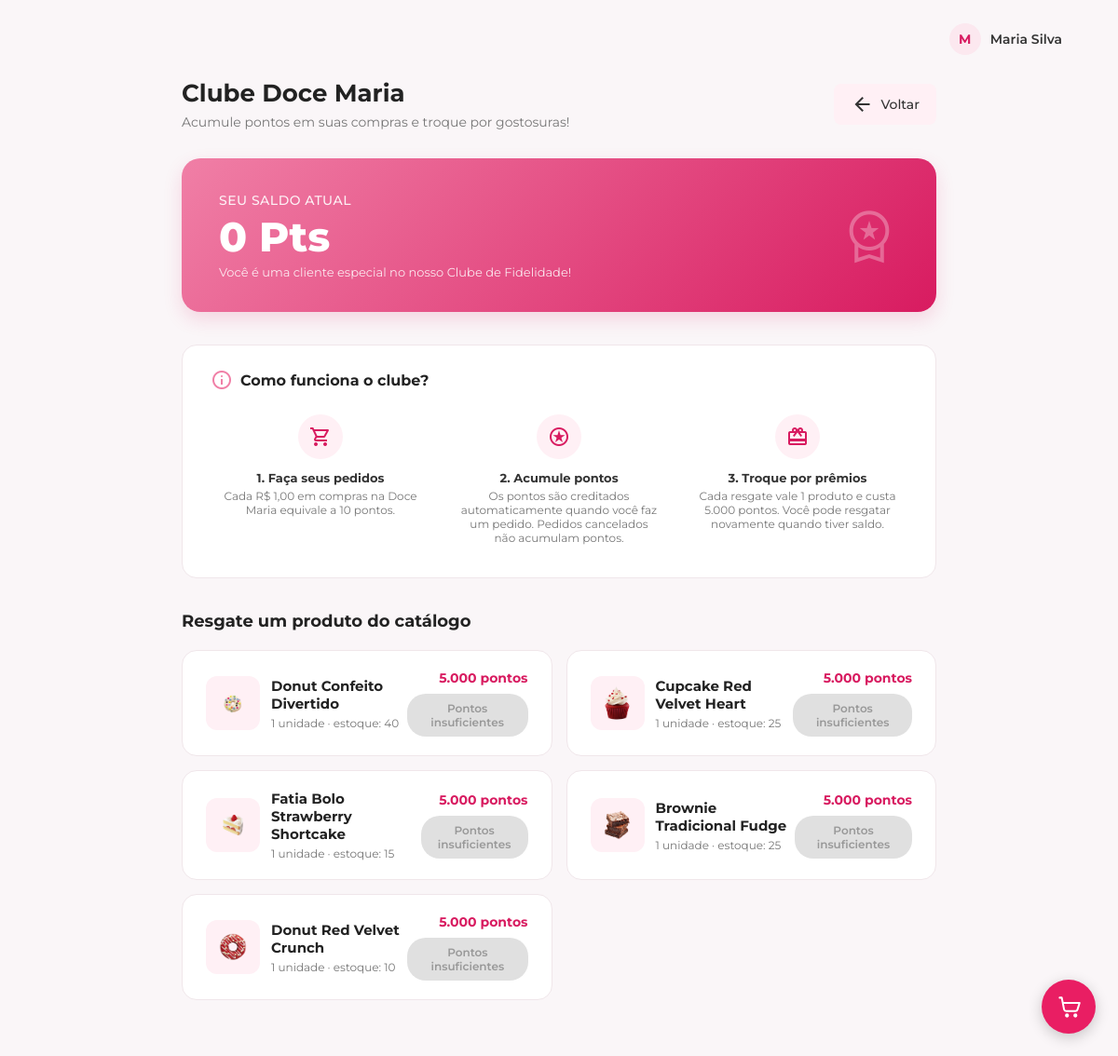
Screenshot of /user/fidelidade.php (signed in) with the database file from the repository.
### tables this page shows
CREATE TABLE IF NOT EXISTS usuarios (
    id_user INT AUTO_INCREMENT PRIMARY KEY,
    nome VARCHAR(100) NOT NULL,
    email VARCHAR(100) UNIQUE NOT NULL,
    senha VARCHAR(255) NOT NULL,
    telefone VARCHAR(20),
    tipo_usuario ENUM('cliente', 'admin') DEFAULT 'cliente',
    pontos_fidelidade INT DEFAULT 0,
    data_cadastro DATE NOT NULL DEFAULT (CURRENT_DATE)
);

CREATE TABLE IF NOT EXISTS produtos (
    id_produto INT AUTO_INCREMENT PRIMARY KEY,
    img_produto VARCHAR(255),
    nome_produto VARCHAR(100) NOT NULL,
    descricao TEXT,
    categoria ENUM(
        'Cookies', 'Cupcakes', 'Brownies', 'Doces',
        'Bolos', 'Alfajor', 'Brigadeiro', 'Cannoli',
        'Donuts', 'Eclair', 'Macaron', 'Pirulitos'
    ) NOT NULL,
    peso_tamanho VARCHAR(50),
    preco DECIMAL(10,2) NOT NULL,
    estoque INT NOT NULL DEFAULT 0,
    status_estoque ENUM('Em estoque', 'Estoque baixo', 'Esgotado') DEFAULT 'Em estoque',
    estrelas DECIMAL(2,1) NULL CHECK (estrelas BETWEEN 0 AND 5),
    eh_pacote_buffet BOOLEAN DEFAULT FALSE
);

### php/crud.php (called while the page is built, shortened)
<?php
try {
    function read($pdo, $table, $where = null, array $params = []) {
        $sql = "SELECT * FROM `$table`";
        if ($where) {
            $sql .= " WHERE $where";
        }
        $stmt = $pdo->prepare($sql);
        $stmt->execute($params);
        return $stmt->fetch(PDO::FETCH_ASSOC);
    }
} catch (PDOException $e) {
    die("Erro de conexão: " . $e->getMessage());
}

### php/loyalty.php (called while the page is built, shortened)
<?php
function loyalty_ensure_redemptions_table(PDO $pdo): void
{
    static $tableCreated = false;
    if ($tableCreated) {
        return;
    }
    $tableCreated = true;
}
function loyalty_points_for_user(PDO $pdo, int $userId): int
{
    $statement = $pdo->prepare(
        "SELECT
            COALESCE((
                SELECT ROUND(SUM(subtotal) * 10)
                FROM pedidos
                WHERE id_cliente = :id_cliente_orders
                  AND status_pedido <> 'Cancelado'
            ), 0) -
            COALESCE((
                SELECT SUM(pontos_gastos)
                FROM fidelidade_resgates
                WHERE id_cliente = :id_cliente_redemptions
            ), 0)"
    );
    $statement->execute([
        ':id_cliente_orders' => $userId,
        ':id_cliente_redemptions' => $userId,
    ]);
    return max(0, (int) $statement->fetchColumn());
}

### php/product_images.php (called while the page is built, shortened)
<?php
function product_image_url(?string $storedImage): ?string
{
    $filename = basename(str_replace('\\', '/', trim((string) $storedImage)));
    $candidateNames = [$filename];
    $stem = $filename;
    while (preg_match('/\.(png|jpe?g|webp)$/i', $stem) === 1) {
        $stem = preg_replace('/\.(png|jpe?g|webp)$/i', '', $stem);
        foreach (['png', 'jpg', 'jpeg', 'webp'] as $extension) {
            $candidateNames[] = $stem . '.' . $extension;
        }
    }
    foreach (array_unique($candidateNames) as $candidate) {
        foreach (['uploads', 'imagens'] as $directory) {
            $path = __DIR__ . DIRECTORY_SEPARATOR . '..' . DIRECTORY_SEPARATOR . $directory . DIRECTORY_SEPARATOR . $candidate;
            if (is_file($path)) {
                return './' . $directory . '/' . rawurlencode($candidate);
            }
        }
    }
    return null;
}

### user/fidelidade.php (the view, shortened to what this page needs)
<?php
require_once __DIR__ . '/../php/crud.php';
require_once __DIR__ . '/../php/loyalty.php';
require_once __DIR__ . '/../php/product_images.php';
$usuario = read(
    $pdo,
    'usuarios',
    'id_user = :id_user',
    [':id_user' => (int) $_SESSION['id_user']]
);
$availableStatement = $pdo->query(
    'SELECT id_produto, nome_produto, img_produto, categoria, estoque
     FROM produtos
     WHERE estoque > 0
     ORDER BY id_produto'
);
$availableProducts = $availableStatement->fetchAll(PDO::FETCH_ASSOC);
$recompensas = [];
$seenCategories = [];
foreach ($availableProducts as $product) {
    $imageUrl = product_image_url($product['img_produto'] ?? null);
    if ($imageUrl === null || isset($seenCategories[$product['categoria']])) {
        continue;
    }
    $product['imagem_url'] = '../' . substr($imageUrl, 2);
    $recompensas[] = $product;
    $seenCategories[$product['categoria']] = true;
}
if (count($recompensas) < 5) {
    foreach ($availableProducts as $product) {
        if (count($recompensas) === 5) {
            break;
        }
        $imageUrl = product_image_url($product['img_produto'] ?? null);
        if ($imageUrl === null) {
            continue;
        }
        $alreadyListed = false;
        foreach ($recompensas as $reward) {
            if ((int) $reward['id_produto'] === (int) $product['id_produto']) {
                $alreadyListed = true;
                break;
            }
        }
        if (!$alreadyListed) {
            $product['imagem_url'] = '../' . substr($imageUrl, 2);
            $recompensas[] = $product;
        }
    }
}
$pontosFidelidade = loyalty_points_for_user($pdo, (int) $_SESSION['id_user']);
?>
<!DOCTYPE html>
<html lang="pt-br">
<head>
    <link rel="stylesheet" href="https://cdnjs.cloudflare.com/ajax/libs/font-awesome/6.4.0/css/all.min.css">
</head>
<body>
    <header class="topbar-cliente">
        <div class="user-nav">
            <div class="user-profile-menu">
                <div class="avatar-sm">
                    <?php echo htmlspecialchars(strtoupper(substr($usuario['nome'], 0, 1)), ENT_QUOTES, 'UTF-8'); ?>
                </div>
                <span class="user-name-sm">
                    <?php echo htmlspecialchars($usuario['nome'], ENT_QUOTES, 'UTF-8'); ?>
                </span>
            </div>
        </div>
    </header>
    <main class="account-container">
        <div class="page-header">
            <div class="header-text">
                <h1>Clube Doce Maria</h1>
                <p>Acumule pontos em suas compras e troque por gostosuras!</p>
            </div>
            <a href="minha_conta.php" class="btn-voltar">
                <span class="material-symbols-outlined">arrow_back</span>
                Voltar
            </a>
        </div>
        <div class="points-banner">
            <div class="banner-info">
                <label>Seu Saldo Atual</label>
                <div class="total-points"><?php echo number_format($pontosFidelidade, 0, ',', '.'); ?> Pts</div>
                <p>Você é uma cliente especial no nosso Clube de Fidelidade!</p>
            </div>
            <span class="material-symbols-outlined banner-icon">workspace_premium</span>
        </div>
        <section class="rules-card">
            <h3><span class="material-symbols-outlined" style="color: #F07FA6;">info</span> Como funciona o clube?</h3>
            <div class="rules-grid">
                <div class="rule-item">
                    <div class="rule-icon"><span class="material-symbols-outlined">shopping_cart</span></div>
                    <h4>1. Faça seus pedidos</h4>
                    <p>Cada R$ 1,00 em compras na Doce Maria equivale a 10 pontos.</p>
                </div>
                <div class="rule-item">
                    <div class="rule-icon"><span class="material-symbols-outlined">stars</span></div>
                    <h4>2. Acumule pontos</h4>
                    <p>Os pontos são creditados automaticamente quando você faz um pedido. Pedidos cancelados não acumulam pontos.</p>
                </div>
                <div class="rule-item">
                    <div class="rule-icon"><span class="material-symbols-outlined">card_giftcard</span></div>
                    <h4>3. Troque por prêmios</h4>
                    <p>Cada resgate vale 1 produto e custa 5.000 pontos. Você pode resgatar novamente quando tiver saldo.</p>
                </div>
            </div>
        </section>
        <section>
            <h2 class="section-title">Resgate um produto do catálogo</h2>
            <div class="rewards-list">
                <?php foreach ($recompensas as $recompensa): ?>
                    <article class="reward-card">
                        <div class="reward-left">
                            <img
                                class="reward-product-image"
                                src="<?php echo htmlspecialchars($recompensa['imagem_url'], ENT_QUOTES, 'UTF-8'); ?>"
                                alt="<?php echo htmlspecialchars($recompensa['nome_produto'], ENT_QUOTES, 'UTF-8'); ?>"
                            >
                            <div class="reward-details">
                                <h4><?php echo htmlspecialchars($recompensa['nome_produto'], ENT_QUOTES, 'UTF-8'); ?></h4>
                                <p>1 unidade · estoque: <?php echo (int) $recompensa['estoque']; ?></p>
                            </div>
                        </div>
                        <div class="reward-right">
                            <span class="reward-points-cost">5.000 pontos</span>
                            <form method="POST" action="fidelidade.php">
                                <button class="btn-resgatar" type="submit" <?php echo $pontosFidelidade < 5000 ? 'disabled' : ''; ?>>
                                    <?php echo $pontosFidelidade < 5000 ? 'Pontos insuficientes' : 'Resgatar'; ?>
                                </button>
                            </form>
                        </div>
                    </article>
                <?php endforeach; ?>
            </div>
        </section>
    </main>
    <?php require __DIR__ . '/../partials/cart_modal.php'; ?>
</body>
</html>

### user/fidelidade.php (style rules this page uses)
* { box-sizing: border-box; margin: 0; padding: 0; }
body { font-family: 'Montserrat', sans-serif; background-color: #FAF6F8; color: #333; padding-bottom: 60px; }
.topbar-cliente { display: flex; justify-content: flex-end; align-items: center; padding: 25px 60px; background-color: transparent; }
.user-nav { display: flex; align-items: center; gap: 20px; }
.user-profile-menu { display: flex; align-items: center; gap: 10px; }
.avatar-sm { width: 34px; height: 34px; border-radius: 50%; background-color: #FCE8EF; color: #D81B60; font-weight: 700; display: flex; align-items: center; justify-content: center; font-size: 14px; }
.user-name-sm { font-size: 14px; font-weight: 600; color: #333; }
.account-container { max-width: 850px; margin: 0 auto; padding: 0 20px; }
.page-header { display: flex; justify-content: space-between; align-items: center; margin-bottom: 30px; }
.header-text h1 { font-size: 26px; font-weight: 700; color: #222; margin-bottom: 6px; }
.header-text p { font-size: 14px; color: #777; }
.btn-voltar { display: inline-flex; align-items: center; gap: 8px; background-color: #FFF0F5; color: #333; text-decoration: none; padding: 10px 18px; border-radius: 8px; font-size: 14px; font-weight: 500; transition: all 0.2s ease; }
.points-banner { background: linear-gradient(135deg, #F07FA6 0%, #D81B60 100%); color: white; border-radius: 20px; padding: 35px 40px; display: flex; justify-content: space-between; align-items: center; box-shadow: 0 8px 20px rgba(216, 27, 96, 0.15); margin-bottom: 35px; }
.banner-info label { font-size: 14px; font-weight: 500; opacity: 0.9; text-transform: uppercase; letter-spacing: 0.5px; }
.banner-info .total-points { font-size: 44px; font-weight: 800; margin: 8px 0; line-height: 1; }
.banner-info p { font-size: 13px; opacity: 0.85; }
.banner-icon { font-size: 64px; opacity: 0.3; }
.rules-card { background: #FFFFFF; border-radius: 16px; padding: 25px 30px; border: 1px solid #F0E6EA; margin-bottom: 35px; }
.rules-card h3 { font-size: 16px; font-weight: 700; color: #222; margin-bottom: 15px; display: flex; align-items: center; gap: 8px; }
.rules-grid { display: grid; grid-template-columns: repeat(3, 1fr); gap: 20px; }
.rule-item { text-align: center; padding: 10px; }
.rule-icon { width: 48px; height: 48px; border-radius: 50%; background-color: #FFF0F5; color: #D81B60; display: flex; align-items: center; justify-content: center; margin: 0 auto 12px; font-size: 22px; }
.rule-item h4 { font-size: 13px; font-weight: 700; color: #333; margin-bottom: 4px; }
.rule-item p { font-size: 12px; color: #777; }
.section-title { font-size: 18px; font-weight: 700; color: #222; margin-bottom: 20px; }
.rewards-list { display: grid; grid-template-columns: repeat(2, minmax(0, 1fr)); gap: 15px; }
.reward-card { background: #FFFFFF; border-radius: 16px; padding: 20px 25px; border: 1px solid #F0E6EA; display: flex; align-items: center; justify-content: space-between; transition: all 0.2s ease; }
.reward-left { display: flex; align-items: center; gap: 12px; min-width: 0; }
.reward-product-image { width: 58px; height: 58px; flex: 0 0 58px; object-fit: cover; border-radius: 12px; background-color: #FFF0F5; }
.reward-details h4 { font-size: 15px; font-weight: 700; color: #222; margin-bottom: 4px; }
.reward-details p { font-size: 12px; color: #777; }
.reward-details { min-width: 0; }
.reward-right { text-align: right; display: flex; flex-direction: column; align-items: flex-end; gap: 8px; }
.reward-points-cost { font-size: 14px; font-weight: 700; color: #D81B60; }
.btn-resgatar { background-color: #F07FA6; color: white; border: none; padding: 8px 18px; border-radius: 20px; font-size: 12px; font-weight: 600; font-family: 'Montserrat', sans-serif; cursor: pointer; transition: background-color 0.2s ease; }
.btn-resgatar:disabled { background-color: #E0E0E0; color: #999; cursor: not-allowed; }

### rows the page displays
usuarios: nome "M", nome "Maria Silva"
produtos: shows a picture, nome_produto "Donut Confeito Divertido", estoque "40"
produtos: shows a picture, nome_produto "Cupcake Red Velvet Heart", estoque "25"
produtos: shows a picture, nome_produto "Fatia Bolo Strawberry Shortcake", estoque "15"
produtos: shows a picture, nome_produto "Brownie Tradicional Fudge", estoque "25"
produtos: shows a picture, nome_produto "Donut Red Velvet Crunch", estoque "10"

### other values shown
$pontosFidelidade "0"
